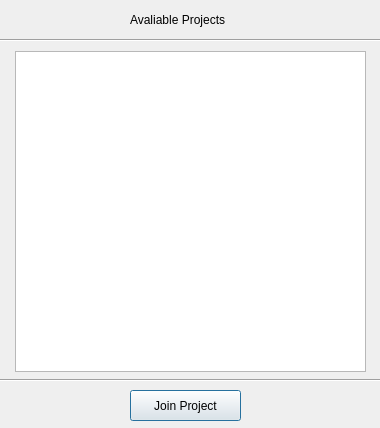
<?xml version="1.0" encoding="UTF-8"?>
<ui version="4.0">
 <class>projectWindow</class>
 <widget class="QDialog" name="projectWindow">
  <property name="geometry">
   <rect>
    <x>0</x>
    <y>0</y>
    <width>380</width>
    <height>428</height>
   </rect>
  </property>
  <property name="windowTitle">
   <string>Projects</string>
  </property>
  <widget class="QListView" name="listView">
   <property name="geometry">
    <rect>
     <x>15</x>
     <y>51</y>
     <width>351</width>
     <height>321</height>
    </rect>
   </property>
  </widget>
  <widget class="Line" name="line">
   <property name="geometry">
    <rect>
     <x>-10</x>
     <y>370</y>
     <width>391</width>
     <height>20</height>
    </rect>
   </property>
   <property name="orientation">
    <enum>Qt::Horizontal</enum>
   </property>
  </widget>
  <widget class="QPushButton" name="joinProj">
   <property name="geometry">
    <rect>
     <x>130</x>
     <y>390</y>
     <width>111</width>
     <height>31</height>
    </rect>
   </property>
   <property name="text">
    <string>Join Project</string>
   </property>
  </widget>
  <widget class="Line" name="line_2">
   <property name="geometry">
    <rect>
     <x>0</x>
     <y>30</y>
     <width>381</width>
     <height>20</height>
    </rect>
   </property>
   <property name="orientation">
    <enum>Qt::Horizontal</enum>
   </property>
  </widget>
  <widget class="QLabel" name="label">
   <property name="geometry">
    <rect>
     <x>130</x>
     <y>10</y>
     <width>131</width>
     <height>20</height>
    </rect>
   </property>
   <property name="text">
    <string>Avaliable Projects</string>
   </property>
  </widget>
 </widget>
 <resources/>
 <connections/>
</ui>
